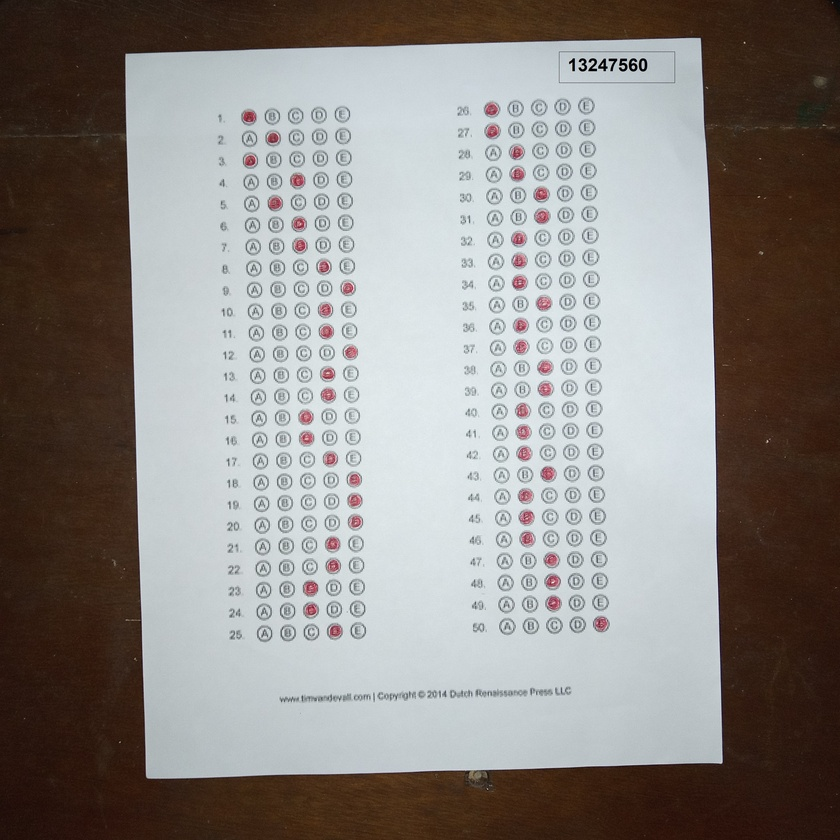
#> input picture PaperExtraction/1.jpg, 840 x 840 px, shrunk from 3008 x 3008 before the run
$ python -i paper_extraction.py   (imports and definitions only)
#> lines starting #> are read from the running program, lines starting #| are printed output that depends on the picture; after the words box and inside, x2 and y2 are one past the last pixel; in counts of white or black regions, pixels touching at a corner belong together
#> further down, picture is the input picture: shape (840, 840, 3); mean B, G, R 132.5, 135.8, 140.2
from utils import *
import cv2
import numpy as np

def reorderPoints(points):
    points = points.reshape((4, 2))

    newPoints = np.zeros((4, 1, 2), dtype=np.int32)

    add = points.sum(1)
    diff = np.diff(points, axis=1)

    minSumIndex = np.argmin(add)
    maxSumIndex = np.argmax(add)

    minDiffIndex = np.argmin(diff)
    maxDiffIndex = np.argmax(diff)

    newPoints[0] = points[minSumIndex]
    newPoints[3] = points[maxSumIndex]
    newPoints[1] = points[minDiffIndex]
    newPoints[2] = points[maxDiffIndex]

    return newPoints

def extract_paper_region(img_RGB):
    img_RGB = cv2.cvtColor(img_RGB, cv2.COLOR_BGR2RGB)
    img_gray = cv2.cvtColor(img_RGB, cv2.COLOR_BGR2GRAY)
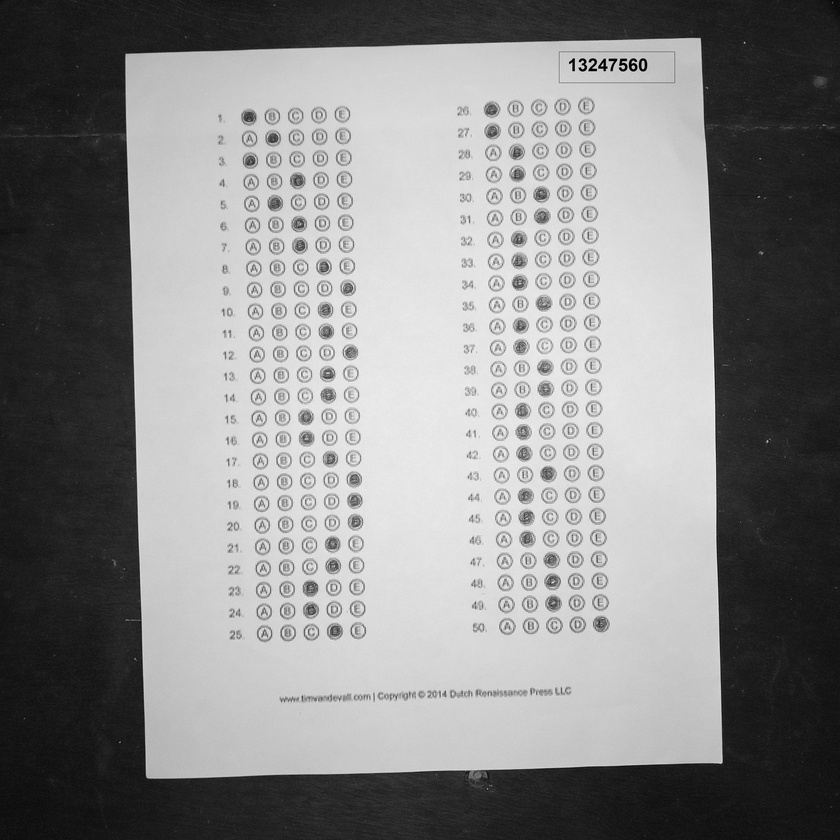
#> img_gray: shape (840, 840); min 0, max 247, mean 135.3

    cannyEdgedImage = cv2.Canny(img_gray, 100, 255)
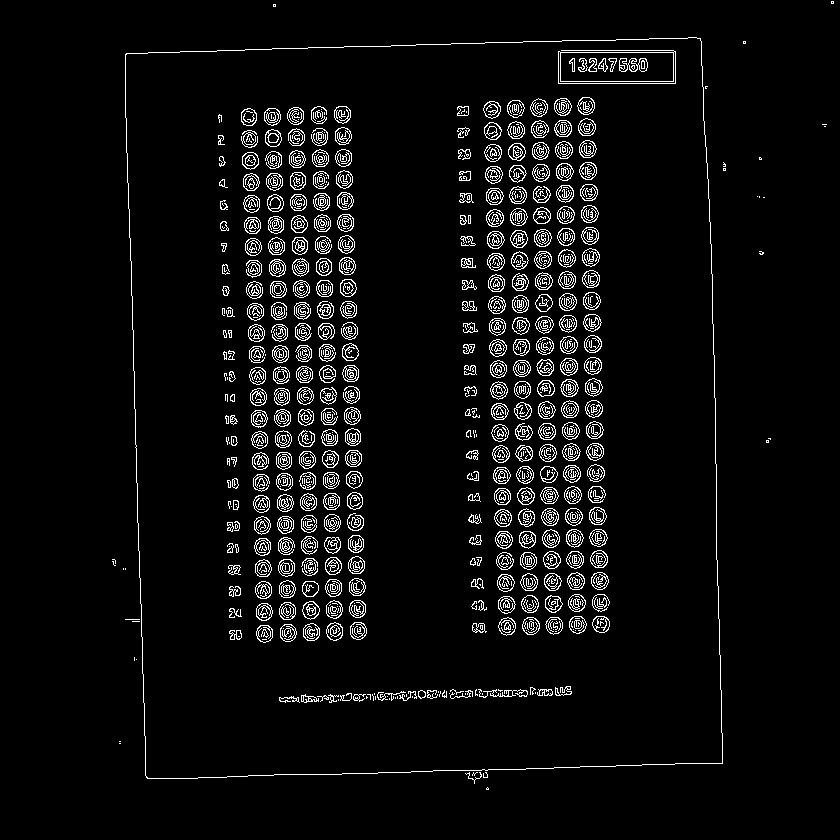
#> cannyEdgedImage: shape (840, 840); 5.1% white in thin lines or dots, all inside (x1, y1, x2, y2) = (112, 1, 834, 790)

    win = np.ones((5, 5), np.uint8)
    cannyEdgedImage = cv2.dilate(cannyEdgedImage, win, iterations=2)
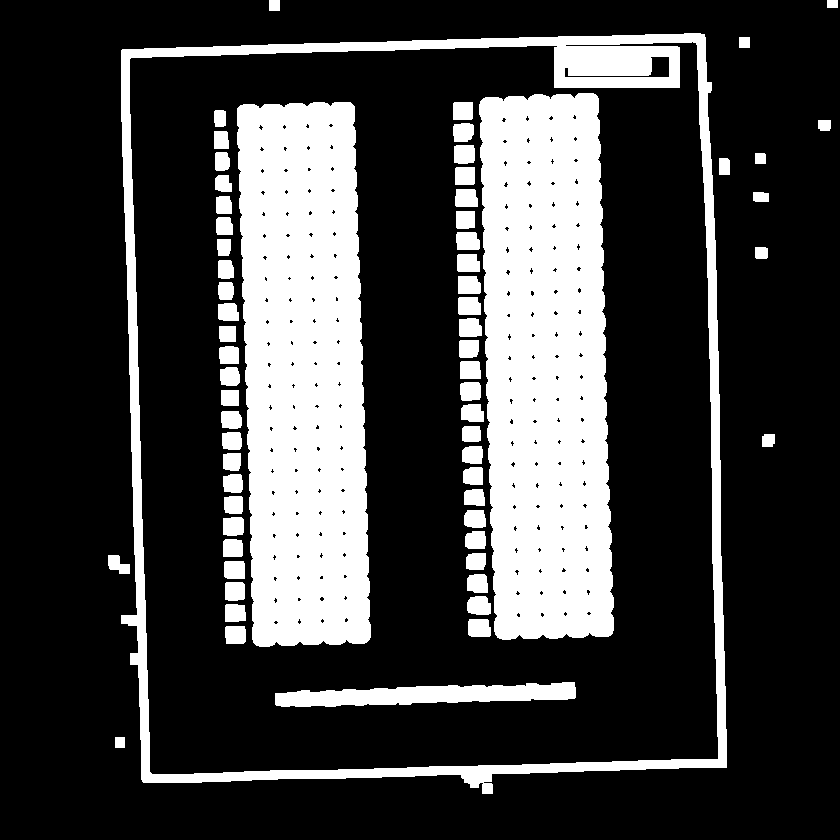
#> cannyEdgedImage: shape (840, 840); 25.4% white; 65 white regions
    contours, _ = cv2.findContours(cannyEdgedImage, cv2.RETR_EXTERNAL, cv2.CHAIN_APPROX_NONE)
#> contours = 12 contours; largest, box (x1, y1, x2, y2) and area: (121, 33, 727, 794) 431546, (108, 555, 130, 574) 240, (719, 158, 730, 175) 158, (762, 434, 775, 447) 135, (755, 247, 768, 259) 130

    image_with_contours = np.copy(img_RGB)
    cv2.drawContours(image_with_contours, contours, -1, (0, 255, 0), 20)
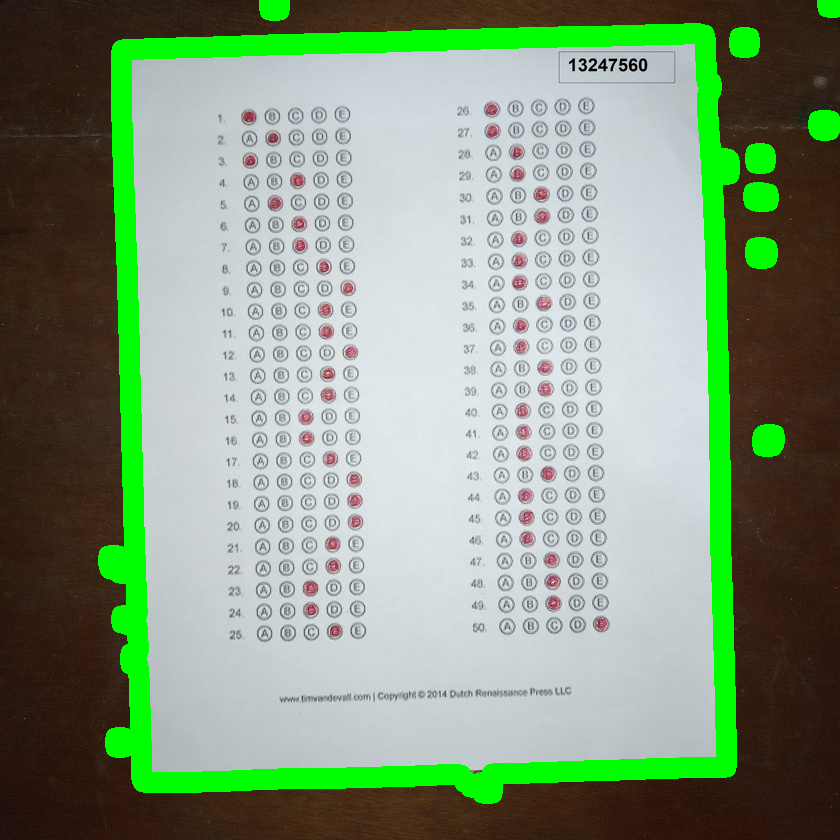
#> image_with_contours: shape (840, 840, 3); mean R, G, B 131.6, 152, 126

    largestContour = np.array([])
    mxArea = 0

    for contour in contours:
        area = cv2.contourArea(contour)
        perimeter = cv2.arcLength(contour, True)
        approximatedEdge = cv2.approxPolyDP(contour, 0.02 * perimeter, True)
        if area > mxArea and len(approximatedEdge) == 4:
            mxArea = area
            largestContour = approximatedEdge
#> this loop made 12 passes
#> (area, perimeter, mxArea, largestContour) on passes 1, 5, 10: (90, 38, 90, [[115, 737], [115, 747], [124, 747], [124, 737]]), (129, 46.83, 129, [[753, 192], [753, 200], [768, 201], [768, 193]]), (431546, 2775.8, 431546, [[704, 34], [121, 50], [143, 782], [726, 767]])
#> (area, perimeter) on passes 2, 3, 4, 6, 7, 8: (240.5, 75.07), (135, 46.83), (129.5, 44.24), (158, 50.83), (99.5, 39.41), (115, 42.83)
#> after the loop, mxArea = 431546

    biggestContour = reorderPoints(largestContour)
#> in reorderPoints, `points = points.reshape((4, 2))`: points = [[704, 34], [121, 50], [143, 782], [726, 767]]
#> in reorderPoints, `add = points.sum(1)`: add = [738, 171, 925, 1493]
#> in reorderPoints, `diff = np.diff(points, axis=1)`: diff = [-670, -71, 639, 41]
#> in reorderPoints, `minSumIndex = np.argmin(add)`: minSumIndex = 1
#> in reorderPoints, `maxSumIndex = np.argmax(add)`: maxSumIndex = 3
#> in reorderPoints, `minDiffIndex = np.argmin(diff)`: minDiffIndex = 0
#> in reorderPoints, `maxDiffIndex = np.argmax(diff)`: maxDiffIndex = 2
#> biggestContour = [[121, 50], [704, 34], [143, 782], [726, 767]]

    y, x = img_gray.shape[:2]
#> y = 840; x = 840

    pts1 = np.array(biggestContour,np.float32)
#> pts1 = [[121, 50], [704, 34], [143, 782], [726, 767]]
    pts2 = np.array([[0, 0], [x, 0], [0, y], [x, y]],np.float32)
#> pts2 = [[0, 0], [840, 0], [0, 840], [840, 840]]


    matrix = cv2.getPerspectiveTransform(pts1, pts2)
#> matrix = [[1.44, -0.0433, -172.3], [0.0315, 1.15, -61.15], [2.34e-06, -1.41e-07, 1]]

    WarpedGrayImage = cv2.warpPerspective(img_gray, matrix, (x, y))
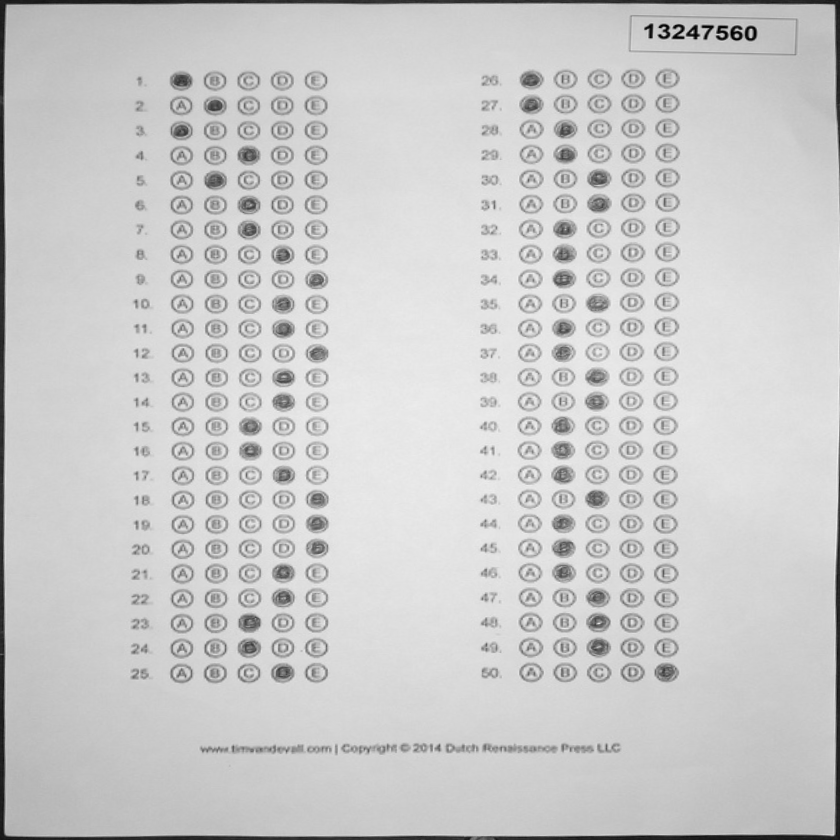
#> WarpedGrayImage: shape (840, 840); min 1, max 243, mean 203
    WarpedColoredImage = cv2.warpPerspective(img_RGB, matrix, (x, y))

    # show_images([img_RGB, WarpedColoredImage], ['Original', 'RGB'])
    return WarpedColoredImage, WarpedGrayImage


>>> import cv2
>>> picture = cv2.imread('1.jpg')
>>> result = extract_paper_region(picture)
